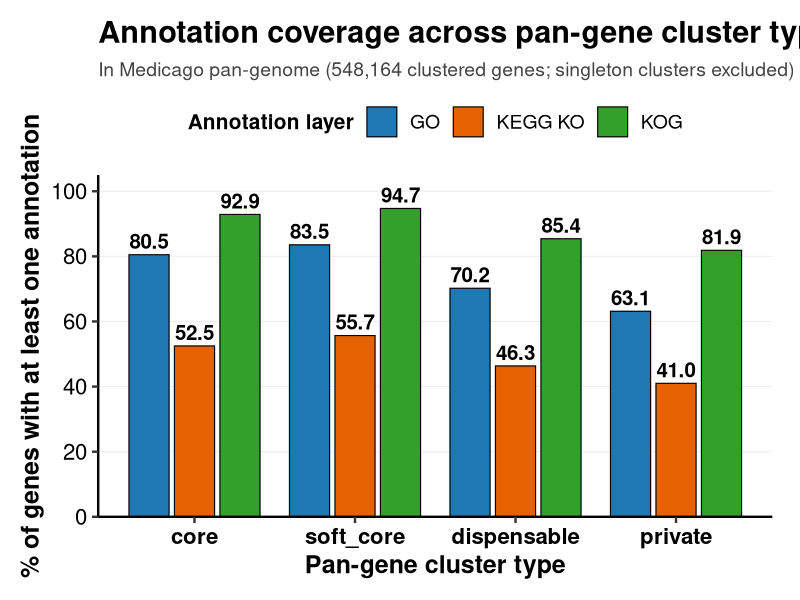
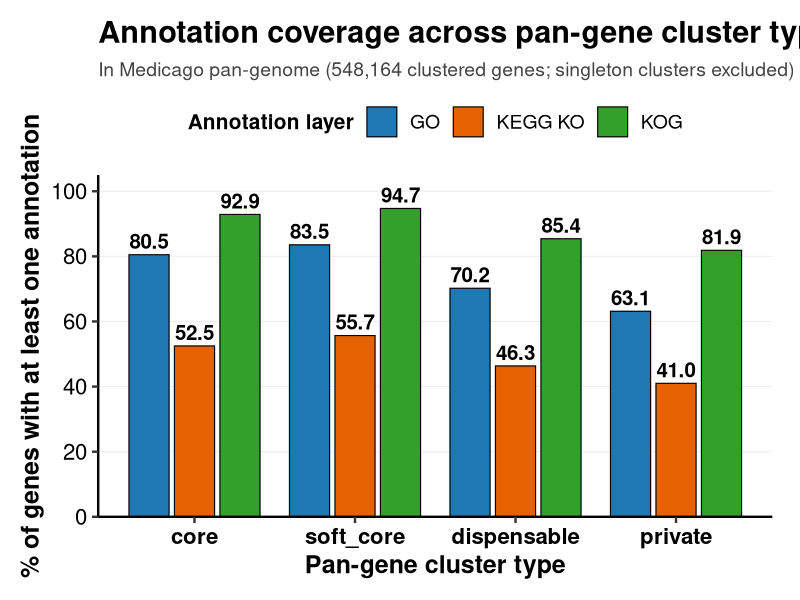

Write R code to recreate these figures, in order.
# ============================================================
# annotation_coverage.R
# Analysis #5: Annotation coverage bias across pan-gene cluster types
# Input:  analysis/annotation_coverage/Table1_annotation_coverage_stats.csv
# Output: analysis/annotation_coverage/figures/Fig1_annotation_coverage.pdf / .png
#         analysis/annotation_coverage/TableS1_annotation_coverage.csv
# ============================================================

suppressPackageStartupMessages({
  library(ggplot2)
  library(tidyr)
  library(dplyr)
})

setwd("C:/Users/Erick.Amombo/alfalfa_pangenome/analysis/annotation_coverage")

# ---- Read data ----
df <- read.csv("Table1_annotation_coverage_stats.csv", stringsAsFactors = FALSE)

# Order cluster types from most conserved to least
df$cluster_type <- factor(df$cluster_type,
                          levels = c("core", "soft_core", "dispensable", "private"))

# Reshape to long format for grouped bars
long <- df %>%
  select(cluster_type, pct_go, pct_kegg, pct_kog) %>%
  pivot_longer(cols = c(pct_go, pct_kegg, pct_kog),
               names_to = "annotation",
               values_to = "percent")

long$annotation <- factor(long$annotation,
                          levels = c("pct_go", "pct_kegg", "pct_kog"),
                          labels = c("GO", "KEGG KO", "KOG"))

# ---- Colors: one per annotation layer, high contrast ----
ann_cols <- c("GO" = "#1F78B4", "KEGG KO" = "#E66101", "KOG" = "#33A02C")

# ---- Figure ----
p <- ggplot(long, aes(x = cluster_type, y = percent, fill = annotation)) +
  geom_col(position = position_dodge(width = 0.85),
           width = 0.75,
           color = "black", linewidth = 0.4) +
  geom_text(aes(label = sprintf("%.1f", percent)),
            position = position_dodge(width = 0.85),
            vjust = -0.4, size = 5.2, fontface = "bold") +
  scale_fill_manual(values = ann_cols, name = "Annotation layer") +
  scale_y_continuous(limits = c(0, 105),
                     breaks = seq(0, 100, 20),
                     expand = c(0, 0)) +
  labs(x = "Pan-gene cluster type",
       y = "% of genes with at least one annotation",
       title = "Annotation coverage across pan-gene cluster types",
       subtitle = "In Medicago pan-genome (548,164 clustered genes; singleton clusters excluded)") +
  theme_classic(base_size = 18) +
  theme(
    plot.title      = element_text(face = "bold", size = 22, hjust = 0),
    plot.subtitle   = element_text(size = 14, color = "#444444", hjust = 0),
    axis.title      = element_text(face = "bold", size = 18),
    axis.text       = element_text(size = 16, color = "black"),
    axis.text.x     = element_text(face = "bold"),
    legend.title    = element_text(face = "bold", size = 15),
    legend.text     = element_text(size = 14),
    legend.position = "top",
    legend.key.size = unit(0.8, "cm"),
    panel.grid.major.y = element_line(color = "#EEEEEE", linewidth = 0.4),
    plot.margin     = margin(15, 20, 15, 15)
  )

# ---- Save PDF ----
ggsave("figures/Fig1_annotation_coverage.pdf", p, width = 10, height = 7.5, device = cairo_pdf)

# ---- Save PNG ----
ggsave("figures/Fig1_annotation_coverage.png", p, width = 10, height = 7.5, dpi = 300)

# ---- Save TableS1 (clean long format for supplement) ----
write.csv(long, "TableS1_annotation_coverage.csv", row.names = FALSE)

cat("Done. Files written:\n")
cat("  figures/Fig1_annotation_coverage.pdf\n")
cat("  figures/Fig1_annotation_coverage.png\n")
cat("  TableS1_annotation_coverage.csv\n")
